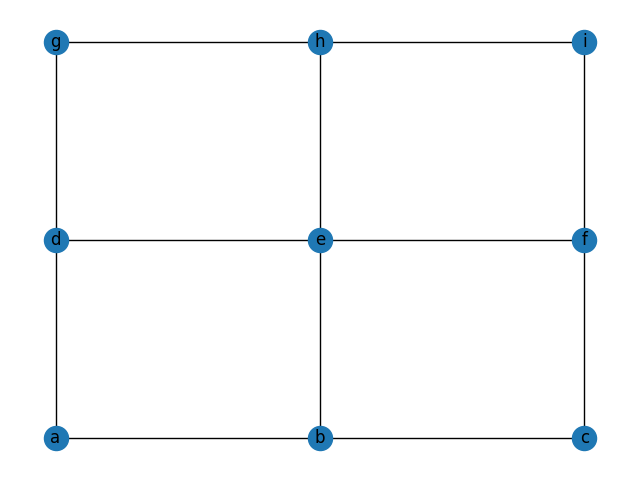

Write the Python code that produced this figure.
import numpy as np
import networkx as nx
import matplotlib.pyplot as plt

# Exercice 2.1

G=nx.Graph()
G.add_nodes_from(["a","b","c","d","e","f","g","h","i"])
G.add_edges_from([("a","b"),("b","c"),("a","d"),("b","e"),("c","f"),("d","g"),("e","h"),("f","i"),("d","e"),("e","f"),("g","h"),("h","i")])

#specifiy positions of nodes
pos = {"a":(0,0),"b":(1,0),"c":(2,0),"d":(0,1),"e":(1,1),"f":(2,1),"g":(0,2),"h":(1,2),"i":(2,2)}

nx.draw(G,pos,with_labels=True)

plt.show()
